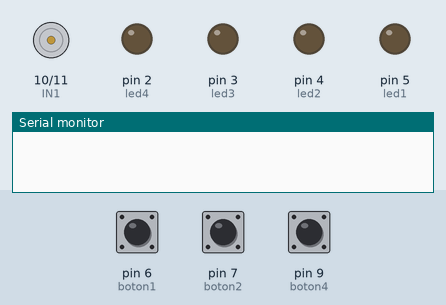
The sketch below on a simulated Arduino Uno, built with avr-gcc and run on an emulated ATmega328P. Parts: motor-driver pin pairs drawn as motors (green arrow = first pin HIGH = forward, orange = second pin HIGH = backward, longer = more drive), output pins drawn as LEDs (lit = HIGH), the last lines printed to the serial monitor. The test bench sets the inputs (shaded band); at power-on: pin 7 (boton2) LOW, pin 9 (boton4) LOW, pin 6 (boton1) LOW.

Above: at 1.2 s.
1.3 s: pin 7 (boton2) pulled HIGH for 3.2 s
At 2.6 s:
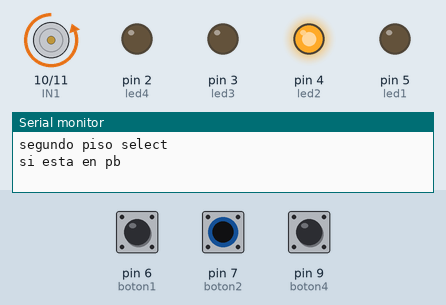
6.8 s: pin 9 (boton4) pulled HIGH for 0.15 s
At 8.0 s:
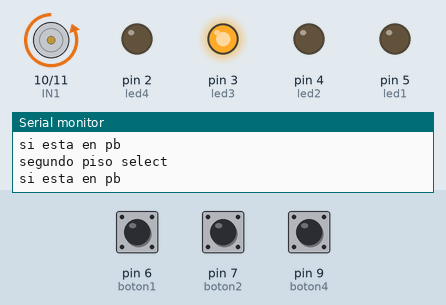
9.9 s: pin 9 (boton4) pulled HIGH for 1 s
At 13.1 s:
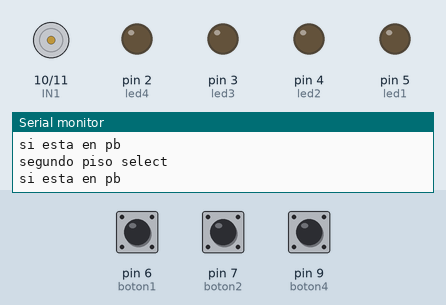
13.4 s: pin 9 (boton4) pulled HIGH for 3.2 s
At 14.2 s:
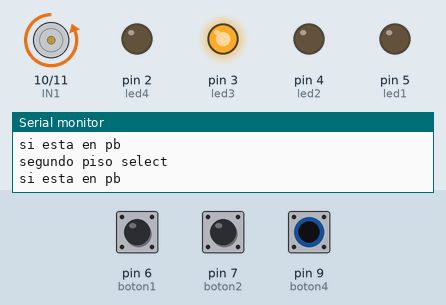
Timing chart, 0 to 18.9 s (numbered marks = the images above; inputs shaded):
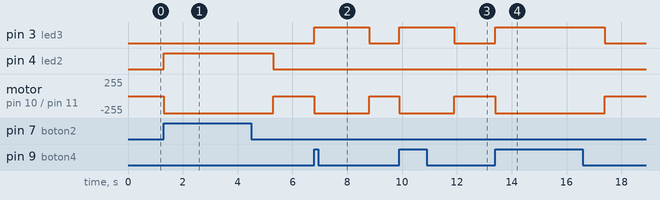

Measured:
- after the input at 1.3 s, pin 4 (led2): LOW → HIGH at once, → LOW 4.0 s later; motor on pin 10 (IN1) / pin 11 (IN2): stopped → backward 255/255 at once, → stopped 4.0 s later
- after the input at 6.8 s, pin 3 (led3): LOW → HIGH at once, → LOW 2.0 s later; motor on pin 10 (IN1) / pin 11 (IN2): stopped → backward 255/255 at once, → stopped 2.0 s later
- after the input at 9.9 s, pin 3 (led3): LOW → HIGH at once, → LOW 2.0 s later; motor on pin 10 (IN1) / pin 11 (IN2): stopped → backward 255/255 at once, → stopped 2.0 s later
- after the input at 13.4 s, pin 3 (led3): LOW → HIGH at once, → LOW 4.0 s later; motor on pin 10 (IN1) / pin 11 (IN2): stopped → backward 255/255 at once, → stopped 4.0 s later

The sketch:

elevadorproyectofinal.ino
```cpp
//elevador proyecto
#include <SoftwareSerial.h> // TX RX
//Variables motor 1 driver
int IN1=10; //adelante
int IN2=11; //atras
int boton1=6; // planta baja, ir hacia arriba
int val1=0; // variable de estado de boton
int boton2=7; // planta 2, ir hacia abajo
int val2=0; // variable de estado de boton
int boton3=8; // planta 2, ir hacia arriba
int val3=0; // variable de estado de boton
int boton4=9; // planta 3, ir hacia abajo
int val4=0; // variable de estado de boton
int led1=5; // led planta baja
int led2=4; // led piso 2 abajo
int led3=3; // led piso 2 arriba
int led4=2; // led piso 3, abajo
//int poss=1; // posicion del elevador

void setup()
{
Serial.begin(9600);
pinMode(IN1,OUTPUT); //Definimos cada pin como una salida
pinMode(IN2,OUTPUT); //Definimos cada pin como una salida
pinMode(boton1,INPUT); //Definimos cada pin como una ENTRADA
pinMode(boton2,INPUT); //Definimos cada pin como una ENTRADA
pinMode(boton3,INPUT); //Definimos cada pin como una ENTRADA
pinMode(boton4,INPUT); //Definimos cada pin como una ENTRADA
pinMode(led1,OUTPUT); //Definimos cada pin como una salida
pinMode(led2,OUTPUT); //Definimos cada pin como una salida
pinMode(led3,OUTPUT); //Definimos cada pin como una salida
pinMode(led4,OUTPUT); //Definimos cada pin como una salida
val1=LOW;
val2=LOW;
val3=LOW;


}

void loop()   //
{

   val1=digitalRead(6); //lee el estado del pin 2 asignado para la planta primera
   //Serial.println(val1,"plantabaja");
   val2=digitalRead(7); //lee el estado del pin 3 asignado para la planta segunda
   //Serial.println(val2,"segundo piso");
   val4=digitalRead(9); //lee el estado del pin 4 asignado para la planta tercera
   //Serial.println(val4,"tercer piso");
   int poss=1; // posicion del elevador
   if(val2==HIGH) // SEGUNDO PISO
   {
     Serial.println("segundo piso select");
     if(poss==1)
      {
        Serial.println("si esta en pb");
        digitalWrite(led2,HIGH); //se enciende led de planta baja
        digitalWrite(IN1,LOW); //bajar polea
        digitalWrite(IN2,HIGH); //subir polea
        delay(2000); // led y motor funcionando por 5 segundos
        digitalWrite(led2,LOW); //se enciende led de planta baja
        digitalWrite(IN1,LOW); //bajar polea
        digitalWrite(IN2,LOW); //subir polea
        poss=poss +1; // ubicacion de elevador
        val1=LOW;
        val2=LOW;
        val3=LOW;
        }
     if(poss==3)
    {
    digitalWrite(led2,HIGH); //se enciende led de planta baja
    digitalWrite(IN1,HIGH); //bajar polea
    digitalWrite(IN2,LOW); //subir polea
    delay(2000); // led y motor funcionando por 5 segundos
    digitalWrite(led2,LOW); //se enciende led de planta baja
    digitalWrite(IN1,LOW); //bajar polea
    digitalWrite(IN2,LOW); //subir polea
    poss=poss-1; // ubicacion de elevador
    val1=LOW;
    val2=LOW;
    val3=LOW;
    }
   }
    else if(val4==HIGH) // TERCER PISO
{
    if(poss==1)
    {
    digitalWrite(led3,HIGH); //se enciende led de planta baja
    digitalWrite(IN1,LOW); //bajar polea
    digitalWrite(IN2,HIGH); //subir polea
    delay(2000); // led y motor funcionando por 5 segundos
    digitalWrite(led3,LOW); //se enciende led de planta baja
    digitalWrite(IN1,LOW); //bajar polea
    digitalWrite(IN2,LOW); //subir polea
    poss=poss+2; // ubicacion de elevador
    val1=LOW;
    val2=LOW;
    val3=LOW;
    }
      if(poss==2)
    {
    digitalWrite(led3,HIGH); //se enciende led de planta baja
    digitalWrite(IN1,LOW); //bajar polea
    digitalWrite(IN2,HIGH); //subir polea
    delay(2000); // led y motor funcionando por 5 segundos
    digitalWrite(led3,LOW); //se enciende led de planta baja
    digitalWrite(IN1,LOW); //bajar polea
    digitalWrite(IN2,LOW); //subir polea
    poss=poss+1; // ubicacion de elevador
    val1=LOW;
    val2=LOW;
    val3=LOW;
    }
}
else if(val1==HIGH) // PLANTA BAJA
{
  if(poss==2)
  {
  digitalWrite(led1,HIGH); //se enciende led de planta baja
  digitalWrite(IN1,HIGH); //bajar polea
  digitalWrite(IN2,LOW); //subir polea
  delay(2000); // led y motor funcionando por 5 segundos
  digitalWrite(led1,LOW); //se enciende led de planta baja
  digitalWrite(IN1,LOW); //bajar polea
  digitalWrite(IN2,LOW); //subir polea
  poss=poss-1; // ubicacion de elevador
  val1=LOW;
  val2=LOW;
  val3=LOW;

  }
    if(poss==3)
  {
  digitalWrite(led1,HIGH); //se enciende led de planta baja
  digitalWrite(IN1,HIGH); //bajar polea
  digitalWrite(IN2,LOW); //subir polea
  delay(2000); // led y motor funcionando por 5 segundos
  digitalWrite(led1,LOW); //se enciende led de planta baja
  digitalWrite(IN1,LOW); //bajar polea
  digitalWrite(IN2,LOW); //subir polea
  poss=poss-2; // ubicacion de elevador
  val1=LOW;
  val2=LOW;
  val3=LOW;
  }
}

}
```
